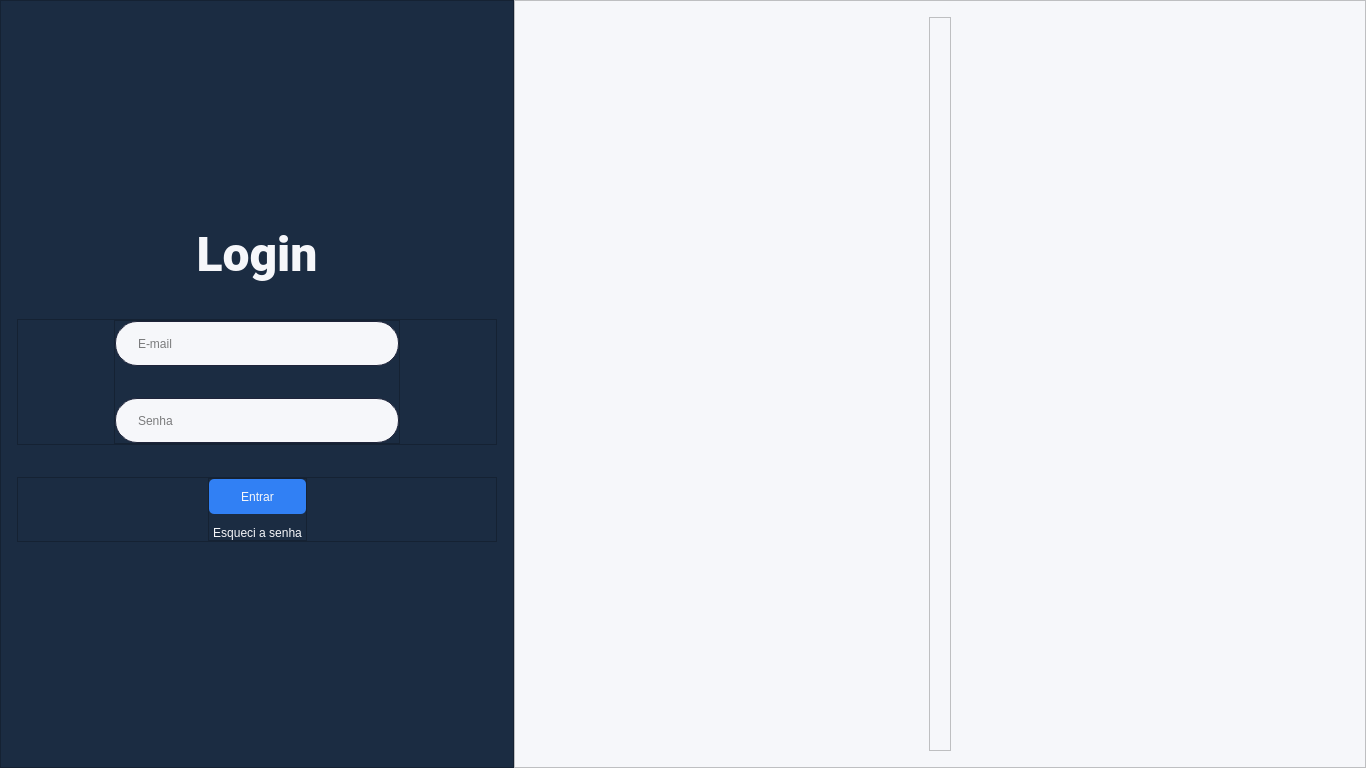
<?xml version="1.0" encoding="UTF-8"?>
<ui version="4.0">
 <class>MainWindow</class>
 <widget class="QMainWindow" name="MainWindow">
  <property name="geometry">
   <rect>
    <x>0</x>
    <y>0</y>
    <width>1366</width>
    <height>768</height>
   </rect>
  </property>
  <property name="windowTitle">
   <string>MainWindow</string>
  </property>
  <widget class="QWidget" name="centralwidget">
   <property name="styleSheet">
    <string notr="true">QFrame{background-color: #fff;}</string>
   </property>
   <layout class="QHBoxLayout" name="horizontalLayout">
    <property name="spacing">
     <number>0</number>
    </property>
    <property name="leftMargin">
     <number>0</number>
    </property>
    <property name="topMargin">
     <number>0</number>
    </property>
    <property name="rightMargin">
     <number>0</number>
    </property>
    <property name="bottomMargin">
     <number>0</number>
    </property>
    <item>
     <widget class="QStackedWidget" name="stack_inicial">
      <widget class="QWidget" name="login">
       <layout class="QHBoxLayout" name="horizontalLayout_2" stretch="0,5">
        <property name="spacing">
         <number>0</number>
        </property>
        <property name="leftMargin">
         <number>0</number>
        </property>
        <property name="topMargin">
         <number>0</number>
        </property>
        <property name="rightMargin">
         <number>0</number>
        </property>
        <property name="bottomMargin">
         <number>0</number>
        </property>
        <item>
         <widget class="QFrame" name="frame">
          <property name="styleSheet">
           <string notr="true">QFrame#frame{background-color: #1B2C42;}</string>
          </property>
          <property name="frameShape">
           <enum>QFrame::StyledPanel</enum>
          </property>
          <property name="frameShadow">
           <enum>QFrame::Raised</enum>
          </property>
          <layout class="QVBoxLayout" name="verticalLayout">
           <property name="spacing">
            <number>32</number>
           </property>
           <property name="leftMargin">
            <number>16</number>
           </property>
           <property name="topMargin">
            <number>16</number>
           </property>
           <property name="rightMargin">
            <number>16</number>
           </property>
           <property name="bottomMargin">
            <number>16</number>
           </property>
           <item>
            <spacer name="verticalSpacer">
             <property name="orientation">
              <enum>Qt::Vertical</enum>
             </property>
             <property name="sizeHint" stdset="0">
              <size>
               <width>20</width>
               <height>179</height>
              </size>
             </property>
            </spacer>
           </item>
           <item>
            <widget class="QLabel" name="label_login">
             <property name="font">
              <font>
               <family>Roboto Black</family>
               <pointsize>36</pointsize>
               <italic>false</italic>
               <bold>true</bold>
              </font>
             </property>
             <property name="styleSheet">
              <string notr="true">font: 900 36pt &quot;Roboto Black&quot;; color: #F6F7FA; background-color: #1B2C42; margin-bottom: 4px;
</string>
             </property>
             <property name="text">
              <string>Login</string>
             </property>
             <property name="alignment">
              <set>Qt::AlignCenter</set>
             </property>
            </widget>
           </item>
           <item>
            <widget class="QFrame" name="frame_3">
             <property name="minimumSize">
              <size>
               <width>0</width>
               <height>122</height>
              </size>
             </property>
             <property name="styleSheet">
              <string notr="true">QFrame{background-color: #1B2C42;}</string>
             </property>
             <property name="frameShape">
              <enum>QFrame::StyledPanel</enum>
             </property>
             <property name="frameShadow">
              <enum>QFrame::Raised</enum>
             </property>
             <layout class="QHBoxLayout" name="horizontalLayout_3" stretch="1,3,1">
              <property name="spacing">
               <number>0</number>
              </property>
              <property name="leftMargin">
               <number>0</number>
              </property>
              <property name="topMargin">
               <number>0</number>
              </property>
              <property name="rightMargin">
               <number>0</number>
              </property>
              <property name="bottomMargin">
               <number>0</number>
              </property>
              <item>
               <spacer name="horizontalSpacer">
                <property name="orientation">
                 <enum>Qt::Horizontal</enum>
                </property>
                <property name="sizeHint" stdset="0">
                 <size>
                  <width>99</width>
                  <height>20</height>
                 </size>
                </property>
               </spacer>
              </item>
              <item>
               <widget class="QFrame" name="frame_5">
                <property name="minimumSize">
                 <size>
                  <width>280</width>
                  <height>122</height>
                 </size>
                </property>
                <property name="frameShape">
                 <enum>QFrame::StyledPanel</enum>
                </property>
                <property name="frameShadow">
                 <enum>QFrame::Raised</enum>
                </property>
                <layout class="QVBoxLayout" name="verticalLayout_2">
                 <property name="spacing">
                  <number>32</number>
                 </property>
                 <property name="leftMargin">
                  <number>0</number>
                 </property>
                 <property name="topMargin">
                  <number>0</number>
                 </property>
                 <property name="rightMargin">
                  <number>0</number>
                 </property>
                 <property name="bottomMargin">
                  <number>0</number>
                 </property>
                 <item>
                  <widget class="QLineEdit" name="ipt_login_email">
                   <property name="styleSheet">
                    <string notr="true">QLineEdit{height: 43px; border:1px solid #1F243A; border-radius: 22px; background-color: #F6F7FA; padding-left: 20px; font: 300 14pt &quot;Roboto&quot;;}</string>
                   </property>
                   <property name="placeholderText">
                    <string>E-mail</string>
                   </property>
                  </widget>
                 </item>
                 <item>
                  <widget class="QLineEdit" name="ipt_login_senha">
                   <property name="styleSheet">
                    <string notr="true">QLineEdit{height: 43px; border:1px solid #1F243A; border-radius: 22px; background-color: #F6F7FA; padding-left: 20px; font: 300 14pt &quot;Roboto&quot;;}</string>
                   </property>
                   <property name="placeholderText">
                    <string>Senha</string>
                   </property>
                  </widget>
                 </item>
                </layout>
               </widget>
              </item>
              <item>
               <spacer name="horizontalSpacer_2">
                <property name="orientation">
                 <enum>Qt::Horizontal</enum>
                </property>
                <property name="sizeHint" stdset="0">
                 <size>
                  <width>99</width>
                  <height>20</height>
                 </size>
                </property>
               </spacer>
              </item>
             </layout>
            </widget>
           </item>
           <item>
            <widget class="QFrame" name="frame_4">
             <property name="minimumSize">
              <size>
               <width>0</width>
               <height>0</height>
              </size>
             </property>
             <property name="styleSheet">
              <string notr="true">QFrame{background-color: #1B2C42;}</string>
             </property>
             <property name="frameShape">
              <enum>QFrame::StyledPanel</enum>
             </property>
             <property name="frameShadow">
              <enum>QFrame::Raised</enum>
             </property>
             <layout class="QHBoxLayout" name="horizontalLayout_4">
              <property name="spacing">
               <number>0</number>
              </property>
              <property name="leftMargin">
               <number>0</number>
              </property>
              <property name="topMargin">
               <number>0</number>
              </property>
              <property name="rightMargin">
               <number>0</number>
              </property>
              <property name="bottomMargin">
               <number>0</number>
              </property>
              <item>
               <spacer name="horizontalSpacer_3">
                <property name="orientation">
                 <enum>Qt::Horizontal</enum>
                </property>
                <property name="sizeHint" stdset="0">
                 <size>
                  <width>178</width>
                  <height>20</height>
                 </size>
                </property>
               </spacer>
              </item>
              <item>
               <widget class="QFrame" name="frame_6">
                <property name="minimumSize">
                 <size>
                  <width>0</width>
                  <height>0</height>
                 </size>
                </property>
                <property name="frameShape">
                 <enum>QFrame::StyledPanel</enum>
                </property>
                <property name="frameShadow">
                 <enum>QFrame::Raised</enum>
                </property>
                <layout class="QVBoxLayout" name="verticalLayout_3">
                 <property name="spacing">
                  <number>12</number>
                 </property>
                 <property name="leftMargin">
                  <number>0</number>
                 </property>
                 <property name="topMargin">
                  <number>0</number>
                 </property>
                 <property name="rightMargin">
                  <number>0</number>
                 </property>
                 <property name="bottomMargin">
                  <number>0</number>
                 </property>
                 <item>
                  <widget class="QPushButton" name="btn_login_entrar">
                   <property name="cursor">
                    <cursorShape>PointingHandCursor</cursorShape>
                   </property>
                   <property name="autoFillBackground">
                    <bool>false</bool>
                   </property>
                   <property name="styleSheet">
                    <string notr="true">QPushButton{background-color: #3180F4; color: #F6F7FA; height: 35px; border-radius: 5px; font: 400 12pt &quot;Roboto&quot;; padding: 0 32;}

QPushButton:hover{background-color: #478df5;}

QPushButton:focus{outline: 0; background-color: #478df5;}</string>
                   </property>
                   <property name="text">
                    <string>Entrar</string>
                   </property>
                  </widget>
                 </item>
                 <item>
                  <widget class="QPushButton" name="btn_login_esqueci_senha">
                   <property name="cursor">
                    <cursorShape>PointingHandCursor</cursorShape>
                   </property>
                   <property name="styleSheet">
                    <string notr="true">QPushButton{background-color: #1B2C42; color: #F6F7FA; font: 400 12pt &quot;Roboto&quot;; border: hidden}

QPushButton:hover{text-decoration: underline}

QPushButton:focus{outline:0 ; text-decoration: underline}</string>
                   </property>
                   <property name="text">
                    <string>Esqueci a senha</string>
                   </property>
                   <property name="flat">
                    <bool>false</bool>
                   </property>
                  </widget>
                 </item>
                </layout>
               </widget>
              </item>
              <item>
               <spacer name="horizontalSpacer_4">
                <property name="orientation">
                 <enum>Qt::Horizontal</enum>
                </property>
                <property name="sizeHint" stdset="0">
                 <size>
                  <width>177</width>
                  <height>20</height>
                 </size>
                </property>
               </spacer>
              </item>
             </layout>
            </widget>
           </item>
           <item>
            <spacer name="verticalSpacer_2">
             <property name="orientation">
              <enum>Qt::Vertical</enum>
             </property>
             <property name="sizeHint" stdset="0">
              <size>
               <width>20</width>
               <height>180</height>
              </size>
             </property>
            </spacer>
           </item>
          </layout>
         </widget>
        </item>
        <item>
         <widget class="QFrame" name="frame_2">
          <property name="cursor">
           <cursorShape>ArrowCursor</cursorShape>
          </property>
          <property name="styleSheet">
           <string notr="true">QFrame{background-color: #F6F7FA}</string>
          </property>
          <property name="frameShape">
           <enum>QFrame::StyledPanel</enum>
          </property>
          <property name="frameShadow">
           <enum>QFrame::Raised</enum>
          </property>
          <layout class="QHBoxLayout" name="horizontalLayout_5">
           <property name="spacing">
            <number>0</number>
           </property>
           <property name="leftMargin">
            <number>16</number>
           </property>
           <property name="topMargin">
            <number>16</number>
           </property>
           <property name="rightMargin">
            <number>16</number>
           </property>
           <property name="bottomMargin">
            <number>16</number>
           </property>
           <item>
            <spacer name="horizontalSpacer_5">
             <property name="orientation">
              <enum>Qt::Horizontal</enum>
             </property>
             <property name="sizeHint" stdset="0">
              <size>
               <width>136</width>
               <height>20</height>
              </size>
             </property>
            </spacer>
           </item>
           <item>
            <widget class="QFrame" name="frame_7">
             <property name="frameShape">
              <enum>QFrame::StyledPanel</enum>
             </property>
             <property name="frameShadow">
              <enum>QFrame::Raised</enum>
             </property>
             <layout class="QVBoxLayout" name="verticalLayout_4" stretch="1,0,2">
              <property name="leftMargin">
               <number>0</number>
              </property>
              <property name="topMargin">
               <number>0</number>
              </property>
              <property name="rightMargin">
               <number>0</number>
              </property>
              <property name="bottomMargin">
               <number>0</number>
              </property>
              <item>
               <spacer name="verticalSpacer_3">
                <property name="orientation">
                 <enum>Qt::Vertical</enum>
                </property>
                <property name="sizeHint" stdset="0">
                 <size>
                  <width>20</width>
                  <height>173</height>
                 </size>
                </property>
               </spacer>
              </item>
              <item>
               <widget class="QLabel" name="label_login_logo">
                <property name="maximumSize">
                 <size>
                  <width>540</width>
                  <height>16777215</height>
                 </size>
                </property>
                <property name="text">
                 <string/>
                </property>
                <property name="pixmap">
                 <pixmap>icons/logo.svg</pixmap>
                </property>
                <property name="scaledContents">
                 <bool>true</bool>
                </property>
               </widget>
              </item>
              <item>
               <spacer name="verticalSpacer_4">
                <property name="orientation">
                 <enum>Qt::Vertical</enum>
                </property>
                <property name="sizeHint" stdset="0">
                 <size>
                  <width>20</width>
                  <height>348</height>
                 </size>
                </property>
               </spacer>
              </item>
             </layout>
            </widget>
           </item>
           <item>
            <spacer name="horizontalSpacer_6">
             <property name="orientation">
              <enum>Qt::Horizontal</enum>
             </property>
             <property name="sizeHint" stdset="0">
              <size>
               <width>135</width>
               <height>20</height>
              </size>
             </property>
            </spacer>
           </item>
          </layout>
         </widget>
        </item>
       </layout>
      </widget>
      <widget class="QWidget" name="area_principal"/>
     </widget>
    </item>
   </layout>
  </widget>
 </widget>
 <resources/>
 <connections/>
</ui>
